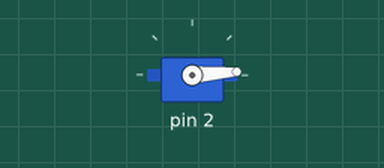
A sketch run on a simulated Arduino Uno, built with avr-gcc and run on an emulated ATmega328P. On the bench: servo. What the sketch prints to the serial monitor is not drawn.

Above: at 1.05 s.
At 2.0 s:
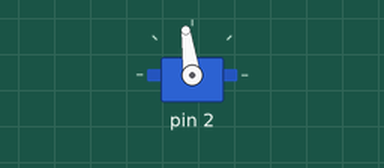
At 2.95 s:
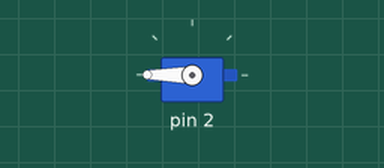
At 4.9 s:
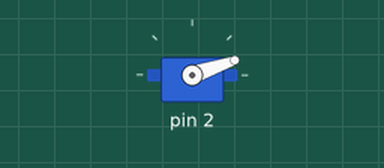
Timing chart, 0 to 6.9 s (numbered marks = the images above):
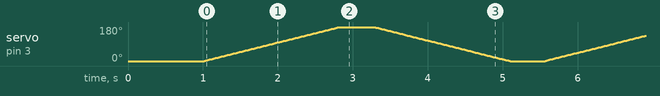

The sketch:

robot_el.ino
```cpp
#include <Servo.h>

#define basParmak 2
#define isaretParmagi 3
#define ortaParmak 4
#define yuzukParmagi 5
#define serceParmak 6

#define gecikme 450  //  250 den küçük sayı girmeyin
#define baslamaAcisi 0  // Açı en az 0, en fazla 180
#define bitisAcisi 180 // Açı en az 0, en fazla 180
#define yavaslamaGecikmesi 10  // Servo motorun yavaş hareket etmesi için adım gecikmesi

Servo servo;

void parmakHareketi(int pin) {
  servo.attach(pin);

  // Başlama açısından bitiş açısına kadar yavaşça hareket ettir
  for (int aci = baslamaAcisi; aci <= bitisAcisi; aci += 1) {
    servo.write(aci);
    delay(yavaslamaGecikmesi);
  }
  delay(gecikme);

  // Bitiş açısından başlama açısına kadar yavaşça hareket ettir
  for (int aci = bitisAcisi; aci >= baslamaAcisi; aci -= 1) {
    servo.write(aci);
    delay(yavaslamaGecikmesi);
  }
  delay(gecikme);

  servo.detach();
}

void setup() {
  Serial.begin(9600);
  Serial.println("Test Başlıyor...");
  delay(1000);
}

void loop() {
  parmakHareketi(basParmak);
  parmakHareketi(isaretParmagi);
  parmakHareketi(ortaParmak);
  parmakHareketi(yuzukParmagi);
  parmakHareketi(serceParmak);

  delay(gecikme);

  // Tersten hareket ettirmek için
  parmakHareketi(serceParmak);
  parmakHareketi(yuzukParmagi);
  parmakHareketi(ortaParmak);
  parmakHareketi(isaretParmagi);
  parmakHareketi(basParmak);

  delay(gecikme);
}
```
